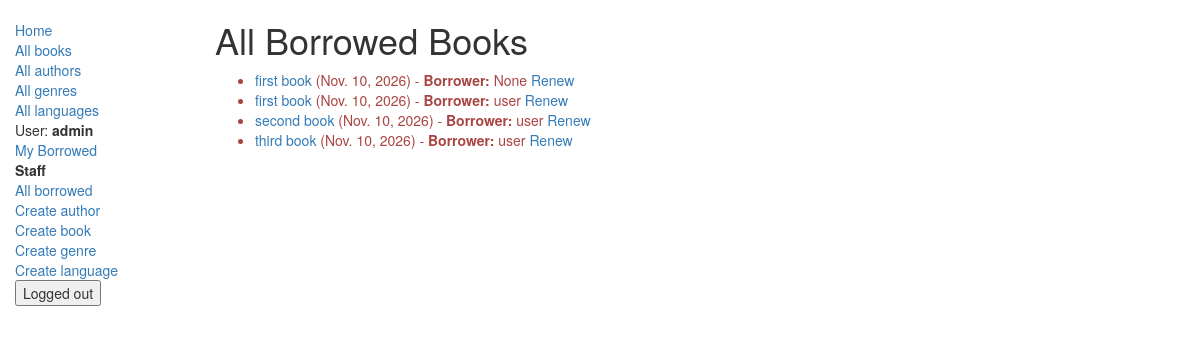
Page /catalog/allborrowed/ (signed in) on the earlier database version.
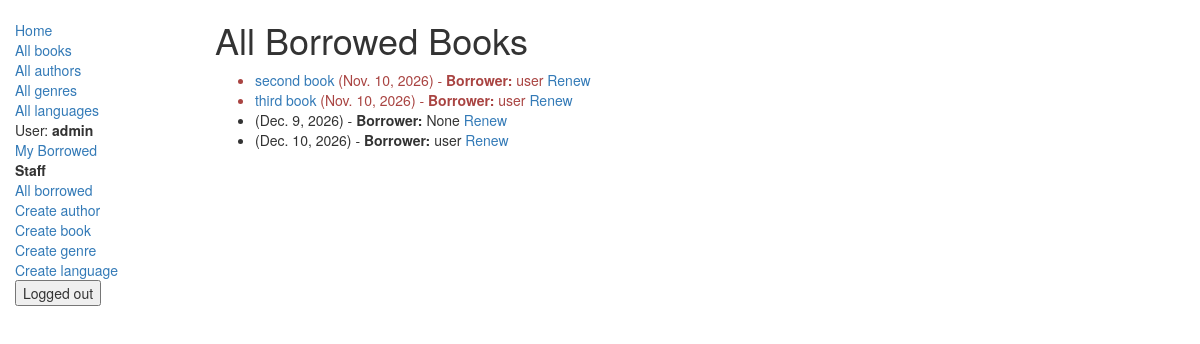
Same page on the later database version.
### catalog/models.py (models this page shows, shortened)
class BookInstance(models.Model):
    id = models.UUIDField(primary_key=True, default=uuid.uuid4,
                          help_text="Unique ID for this particular book across whole library")
    book = models.ForeignKey('Book', on_delete=models.SET_NULL, null=True)
    imprint = models.CharField(max_length=200)
    due_back = models.DateField(null=True, blank=True)
    borrower = models.ForeignKey(User, on_delete=models.SET_NULL, null=True, blank=True)
    LOAN_STATUS = (
        ('m', 'Maintenance'),
        ('o', 'On loan'),
        ('a', 'Available'),
        ('r', 'Reserved'),
    )
    status = models.CharField(max_length=1, choices=LOAN_STATUS, blank=True, default='m', help_text='Book availability')
    class Meta:
        ordering = ["due_back"]
        permissions = (
            ("can_mark_returned", "Set book as returned"),
            ("can_edit", "Edit book instance"),
        )
    @property
    def is_overdue(self):
        if self.due_back and date.today() > self.due_back:
            return True
        return False

class Book(models.Model):
    title = models.CharField(max_length=100)
    author = models.ForeignKey('Author', on_delete=models.SET_NULL, null=True)
    summary = models.TextField(max_length=1000, help_text='Enter a brief description of the book')
    isbn = models.CharField('ISBN', max_length=13, help_text='13 Character <a href="https://www.isbn-international.org/content/what-isbn">ISBN number</a>')
    genre = models.ManyToManyField(Genre, help_text='Select a genre for this book')
    language = models.ForeignKey(Language, on_delete=models.SET_NULL, null=True)
    def display_genre(self):
        return ', '.join([genre.name for genre in self.genre.all()[:3]]) #берём первые три жанра из всех, разделяем их запятой и показываем пользователю
    display_genre.short_description = 'Genre'

### catalog/views.py (the view)
class ViewAllBookInstancesForLibrarian(PermissionRequiredMixin, generic.ListView):
    model = BookInstance
    template_name = 'librarian/allbookinstance_list.html'
    paginate_by = 10
    permission_required = (
        'catalog.can_mark_returned',
        'catalog.can_edit'
    )
    raise_exception = True #настройка обработки прав пользования
    def get_queryset(self):
        return BookInstance.objects.all().order_by('due_back')

### catalog/templates/librarian/allbookinstance_list.html
{% extends "base_generic.html" %}
{% block content %}
  <h1>All Borrowed Books</h1>
  {% if bookinstance_list %}
    <ul>
      {% for bookinst in bookinstance_list %}
        <li class="{% if bookinst.is_overdue %}text-danger{% endif %}">
          <a href="{% url 'book_detail' bookinst.book.pk %}">{{ bookinst.book.title }}</a>
          ({{ bookinst.due_back }}) -
          <strong>Borrower:</strong> {{ bookinst.borrower }}
          <a href="{% url 'renew_book_librarian' bookinst.id %}">Renew</a>
        </li>
      {% endfor %}
    </ul>
  {% else %}
    <p>There are no books borrowed.</p>
  {% endif %}
{% endblock %}

### catalog/templates/base_generic.html (shortened to what this page needs)
<!doctype html>
<html lang="en">
  <head>
    <link
      rel="stylesheet"
      href="https://maxcdn.bootstrapcdn.com/bootstrap/3.3.7/css/bootstrap.min.css" />
    {% load static %}
    <link rel="stylesheet" href="{% static 'css/styles.css' %}" />
  </head>
  <body>
    <div class="container-fluid">
      <div class="row">
        <div class="col-sm-2">
          {% block sidebar %}
          <ul class="sidebar-nav">
            <li><a href="{% url 'index' %}">Home</a></li>
            <li><a href="{% url 'books' %}">All books</a></li>
            <li><a href="{% url 'authors' %}">All authors</a></li>
            <li><a href="{% url 'genres' %}">All genres</a></li>
            <li><a href="{% url 'languages' %}">All languages</a></li>
            {% if user.is_authenticated %}
              <li>User: <strong>{{ user.get_username }}</strong></li>
              <li><a href="{% url 'my_borrowed' %}">My Borrowed</a></li>
              {% if user.is_staff %}
                <li><strong>Staff</strong></li>
                <li><a href="{% url 'all_borrowed' %}">All borrowed</a></li>
                <li><a href="{% url 'author_create' %}">Create author</a></li>
                <li><a href="{% url 'book_create' %}">Create book</a></li>
                <li><a href="{% url 'genre_create' %}">Create genre</a></li>
                <li><a href="{% url 'language_create' %}">Create language</a></li>
              {% endif %}
              <li>
                <form method="post" action="{% url 'logout' %}">
                    <button type="submit">Logged out</button>
                </form>
              </li>
            {% else %}
              <li>
                <a href="{% url 'login' %}?next={{ request.path }}">Login</a>
              </li>
            {% endif %}
          </ul>
        {% endblock %}
        </div>
        <div class="col-sm-10 ">{% block content %}{% endblock %}</div>
      </div>
    </div>
  </body>
</html>

### catalog/static/css/styles.css (style rules this page uses)
.sidebar-nav { margin-top: 20px; padding: 0; list-style: none; }

Differences in the rows shown:
shown differently, row unchanged: BookInstance "second book": moves up the list
shown differently, row unchanged: BookInstance "third book": moves up the list
changed BookInstance "None": due_back "Nov. 10, 2026" → "Dec. 9, 2026"; book_id 1 → empty (drawn); book "first book" → (not shown)
changed BookInstance: due_back "Nov. 10, 2026" → "Dec. 10, 2026"; book_id 1 → empty (drawn); book "first book" → (not shown)
